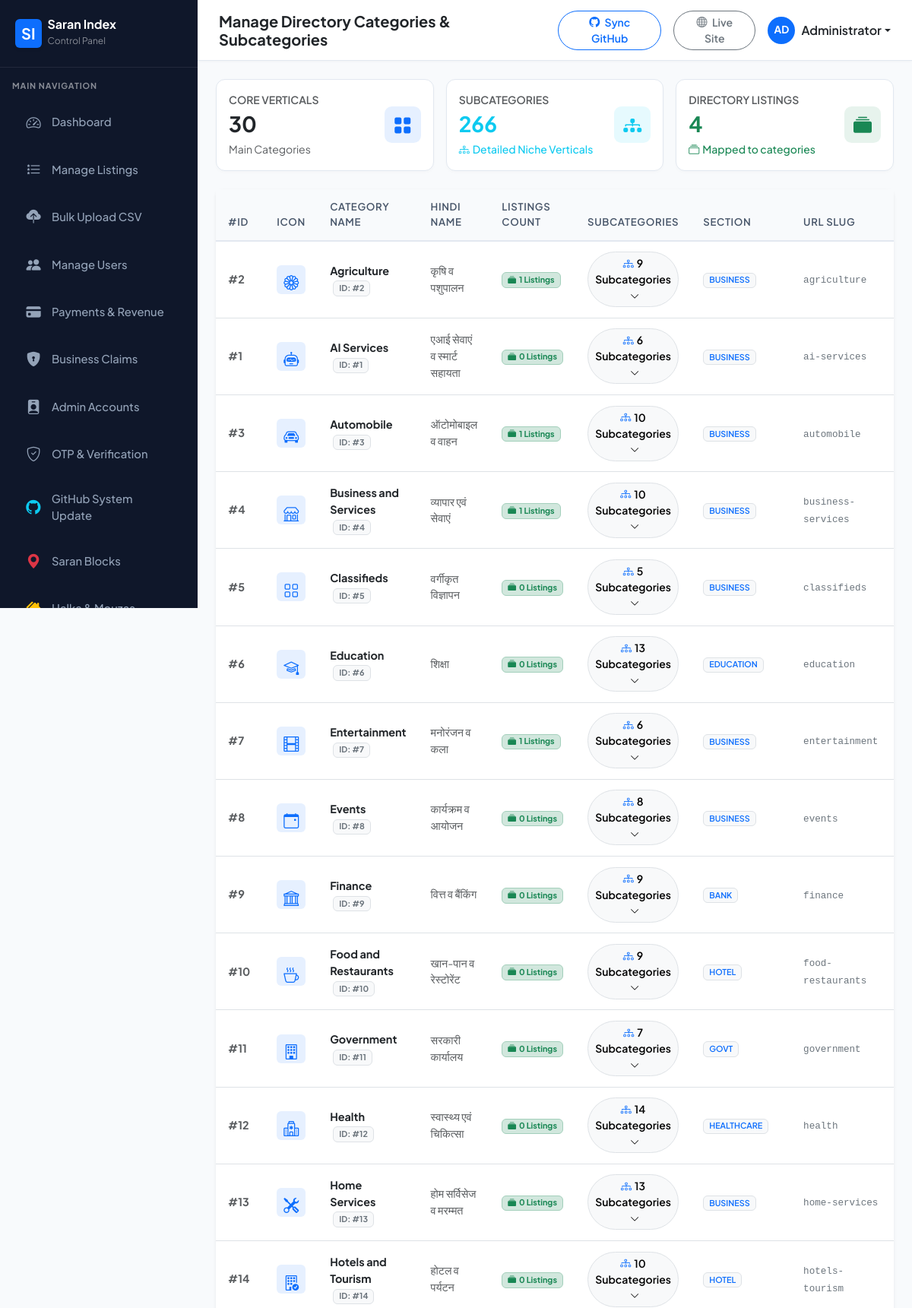
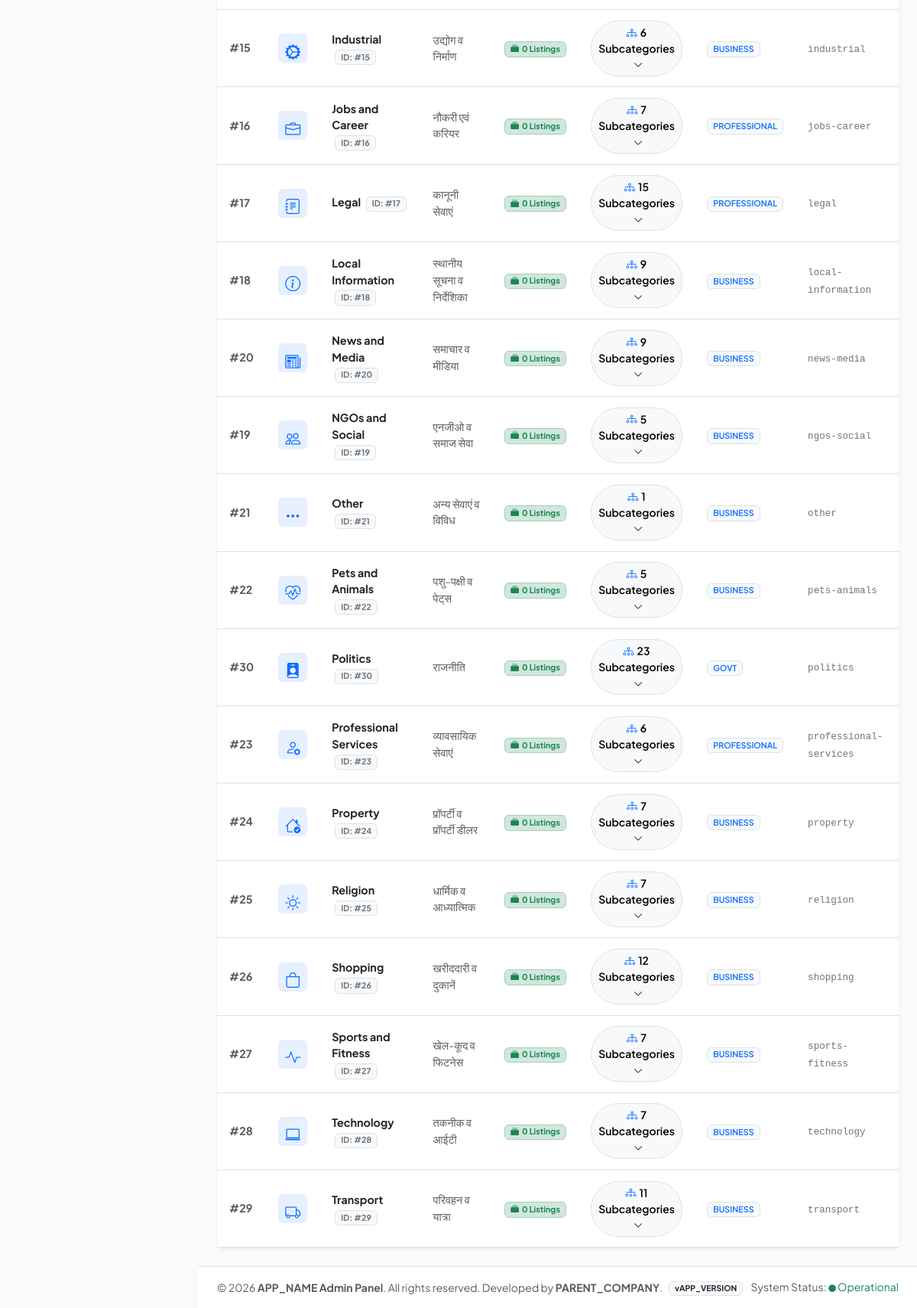
/admin/categories.php (signed in), run on the app's committed database (2 pictures, top to bottom).
### tables this page shows
CREATE TABLE IF NOT EXISTS `categories` (
    `id` INT AUTO_INCREMENT PRIMARY KEY,
    `name` VARCHAR(100) NOT NULL,
    `hindi_name` VARCHAR(100),
    `icon` VARCHAR(100),
    `slug` VARCHAR(100) UNIQUE,
    `section` ENUM('BUSINESS','PROFESSIONAL','GOVT','EDUCATION','HEALTHCARE','EMERGENCY','BANK','HOTEL') DEFAULT 'BUSINESS',
    `status` ENUM('ACTIVE','INACTIVE') DEFAULT 'ACTIVE'
);

### includes/functions.php (called while the page is built, shortened)
<?php
function sanitizeInput($data) {
    return htmlspecialchars(trim((string)$data), ENT_QUOTES, 'UTF-8');
}
function getAllSubcategories() {
    $db = getDB();
    if ($db) {
        try {
            $stmt = $db->query("SELECT s.*, c.name as category_name, c.slug as category_slug, COUNT(l.id) as listing_count
                                FROM subcategories s
                                LEFT JOIN categories c ON s.category_id = c.id
                                LEFT JOIN listings l ON s.id = l.subcategory_id
                                GROUP BY s.id
                                ORDER BY c.name ASC, CASE WHEN s.type = 'PROFESSIONAL' THEN 1 ELSE 2 END ASC, s.name ASC");
            return $stmt->fetchAll();
        } catch (PDOException $e) {}
    }
    return [];
}
function getAllAdminCategories() {
    $db = getDB();
    if ($db) {
        try {
            $stmt = $db->query("SELECT c.*, COUNT(l.id) as listing_count
                                FROM categories c
                                LEFT JOIN listings l ON c.id = l.category_id
                                GROUP BY c.id
                                ORDER BY c.name ASC");
            return $stmt->fetchAll();
        } catch (PDOException $e) {}
    }
    return [];
}

### admin/categories.php (the view, shortened to what this page needs)
<?php
$header_title = "Manage Directory Categories & Subcategories";
require_once __DIR__ . '/includes/header.php';
$categories = getAllAdminCategories();
$all_subcategories = getAllSubcategories();
$sub_by_cat = [];
foreach ($all_subcategories as $sub) {
    $sub_by_cat[$sub['category_id']][] = $sub;
}
?>
<div class="row g-3 mb-4">
    <div class="col-12 col-sm-4">
        <div class="stat-card p-3">
            <div class="d-flex align-items-center justify-content-between">
                <div>
                    <div class="text-muted small fw-semibold text-uppercase">Core Verticals</div>
                    <h3 class="fw-bold text-dark my-1"><?php echo number_format(count($categories)); ?></h3>
                    <small class="text-muted">Main Categories</small>
                </div>
                <div class="stat-icon bg-primary bg-opacity-10 text-primary">
                    <i class="bi bi-grid-fill"></i>
                </div>
            </div>
        </div>
    </div>
    <div class="col-12 col-sm-4">
        <div class="stat-card p-3">
            <div class="d-flex align-items-center justify-content-between">
                <div>
                    <div class="text-muted small fw-semibold text-uppercase">Subcategories</div>
                    <h3 class="fw-bold text-info my-1"><?php echo number_format(count($all_subcategories)); ?></h3>
                    <small class="text-info fw-medium"><i class="bi bi-diagram-3 me-1"></i>Detailed Niche Verticals</small>
                </div>
                <div class="stat-icon bg-info bg-opacity-10 text-info">
                    <i class="bi bi-diagram-3-fill"></i>
                </div>
            </div>
        </div>
    </div>
    <div class="col-12 col-sm-4">
        <div class="stat-card p-3">
            <div class="d-flex align-items-center justify-content-between">
                <div>
                    <div class="text-muted small fw-semibold text-uppercase">Directory Listings</div>
                    <h3 class="fw-bold text-success my-1"><?php echo number_format(array_sum(array_column($categories, 'listing_count'))); ?></h3>
                    <small class="text-success fw-medium"><i class="bi bi-collection me-1"></i>Mapped to categories</small>
                </div>
                <div class="stat-icon bg-success bg-opacity-10 text-success">
                    <i class="bi bi-collection-fill"></i>
                </div>
            </div>
        </div>
    </div>
</div>
<div class="card border-0 shadow-sm rounded-3">
    <div class="table-responsive">
        <table class="table table-hover table-custom align-middle mb-0">
            <thead>
                <tr>
                    <th style="width: 60px;">#ID</th>
                    <th style="width: 50px;">Icon</th>
                    <th>Category Name</th>
                    <th>Hindi Name</th>
                    <th>Listings Count</th>
                    <th>Subcategories</th>
                    <th>Section</th>
                    <th>URL Slug</th>
                    <th class="text-end">Actions</th>
                </tr>
            </thead>
            <tbody>
                <?php foreach ($categories as $cat):
                    $subs = $sub_by_cat[$cat['id']] ?? [];
                    $sub_count = count($subs);
                    $cat_listings = intval($cat['listing_count'] ?? 0);
                ?>
                    <tr>
                        <td class="fw-bold text-muted">#<?php echo $cat['id']; ?></td>
                        <td>
                            <div class="bg-primary bg-opacity-10 text-primary rounded-2 p-2 text-center" style="width: 38px; height: 38px;">
                                <i class="bi <?php echo sanitizeInput($cat['icon']); ?> fs-5"></i>
                            </div>
                        </td>
                        <td class="fw-bold text-dark">
                            <?php echo sanitizeInput($cat['name']); ?>
                            <span class="badge bg-light text-secondary border small ms-1" title="Category ID">ID: #<?php echo $cat['id']; ?></span>
                        </td>
                        <td class="text-muted"><?php echo sanitizeInput($cat['hindi_name'] ?? ''); ?></td>
                        <td>
                            <a href="listings.php?category=<?php echo $cat['id']; ?>&search=<?php echo urlencode($cat['name']); ?>" class="badge bg-success-subtle text-success border border-success-subtle fw-bold px-2.5 py-1.5 text-decoration-none" title="Click to view all listings in <?php echo sanitizeInput($cat['name']); ?>">
                                <i class="bi bi-collection-fill me-1"></i><?php echo number_format($cat_listings); ?> Listings
                            </a>
                        </td>
                        <td>
                            <button class="btn btn-sm btn-light border rounded-pill fw-semibold" type="button" data-bs-toggle="collapse" data-bs-target="#subs-cat-<?php echo $cat['id']; ?>">
                                <i class="bi bi-diagram-3 text-primary me-1"></i><?php echo $sub_count; ?> Subcategories <i class="bi bi-chevron-down ms-1 small"></i>
                            </button>
                        </td>
                        <td><span class="badge bg-light text-primary border fw-semibold"><?php echo sanitizeInput($cat['section'] ?? 'BUSINESS'); ?></span></td>
                        <td><code class="small text-secondary"><?php echo sanitizeInput($cat['slug']); ?></code></td>
                        <td class="text-end">
                        </td>
                    </tr>
                <?php endforeach; ?>
            </tbody>
        </table>
    </div>
</div>
<?php require_once __DIR__ . '/includes/footer.php'; ?>

### admin/includes/header.php (shortened to what this page needs)
<?php
$current_page = basename($_SERVER['PHP_SELF']);
$admin_name = $_SESSION['admin_full_name'] ?? 'Administrator';
?>
<!DOCTYPE html>
<html lang="en">
<head>
    <link href="https://cdn.jsdelivr.net/npm/bootstrap@5.3.3/dist/css/bootstrap.min.css" rel="stylesheet">
    <link href="https://cdn.jsdelivr.net/npm/bootstrap-icons@1.11.3/font/bootstrap-icons.min.css" rel="stylesheet">
</head>
<body>
<aside id="admin-sidebar">
    <div class="sidebar-brand d-flex align-items-center justify-content-between">
        <a href="index.php" class="d-flex align-items-center text-white text-decoration-none">
            <span class="bg-primary text-white fw-bold rounded-2 px-2 py-1 me-2 shadow-sm fs-5">SI</span>
            <div>
                <div class="fw-bold fs-6 lh-1">Saran Index</div>
                <small class="text-white-50" style="font-size: 0.75rem;">Control Panel</small>
            </div>
        </a>
    </div>
    <div class="py-3">
        <div class="px-3 mb-2 text-uppercase text-white-50 fw-bold" style="font-size: 0.68rem; letter-spacing: 0.08em;">Main Navigation</div>
        <ul class="nav flex-column">
            <li class="nav-item">
                <a class="nav-link <?php echo $current_page === 'index.php' ? 'active' : ''; ?>" href="index.php">
                    <i class="bi bi-speedometer2"></i> Dashboard
                </a>
            </li>
            <li class="nav-item">
                <a class="nav-link <?php echo ($current_page === 'listings.php' || $current_page === 'listing_edit.php') ? 'active' : ''; ?>" href="listings.php">
                    <i class="bi bi-list-stars"></i> Manage Listings
                </a>
            </li>
            <li class="nav-item">
                <a class="nav-link <?php echo $current_page === 'bulk_upload.php' ? 'active' : ''; ?>" href="bulk_upload.php">
                    <i class="bi bi-cloud-upload-fill"></i> Bulk Upload CSV
                </a>
            </li>
            <li class="nav-item">
                <a class="nav-link <?php echo ($current_page === 'users.php' || $current_page === 'users_bulk_upload.php') ? 'active' : ''; ?>" href="users.php">
                    <i class="bi bi-people-fill"></i> Manage Users
                </a>
            </li>
            <li class="nav-item">
                <a class="nav-link <?php echo $current_page === 'payments.php' ? 'active' : ''; ?>" href="payments.php">
                    <i class="bi bi-credit-card-fill"></i> Payments & Revenue
                </a>
            </li>
            <li class="nav-item">
                <a class="nav-link <?php echo $current_page === 'claims.php' ? 'active' : ''; ?>" href="claims.php">
                    <i class="bi bi-shield-lock-fill"></i> Business Claims
                </a>
            </li>
            <li class="nav-item">
                <a class="nav-link <?php echo $current_page === 'admins.php' ? 'active' : ''; ?>" href="admins.php">
                    <i class="bi bi-person-badge-fill"></i> Admin Accounts
                </a>
            </li>
            <li class="nav-item">
                <a class="nav-link <?php echo $current_page === 'verification_settings.php' ? 'active' : ''; ?>" href="verification_settings.php">
                    <i class="bi bi-shield-check"></i> OTP & Verification
                </a>
            </li>
            <li class="nav-item">
                <a class="nav-link <?php echo $current_page === 'system_update.php' ? 'active' : ''; ?>" href="system_update.php">
                    <i class="bi bi-github text-info"></i> GitHub System Update
                </a>
            </li>
            <li class="nav-item">
                <a class="nav-link <?php echo $current_page === 'blocks.php' ? 'active' : ''; ?>" href="blocks.php">
                    <i class="bi bi-geo-alt-fill text-danger"></i> Saran Blocks
                </a>
            </li>
            <li class="nav-item">
                <a class="nav-link <?php echo $current_page === 'halka.php' ? 'active' : ''; ?>" href="halka.php">
                    <i class="bi bi-houses-fill text-warning"></i> Halka & Mouzas
                </a>
            </li>
        </ul>
    </div>
</aside>
<div id="admin-main">
    <header class="admin-header d-flex align-items-center justify-content-between">
        <div class="d-flex align-items-center">
            <h5 class="mb-0 fw-bold text-dark"><?php echo isset($header_title) ? sanitizeInput($header_title) : 'Dashboard Overview'; ?></h5>
        </div>
        <div class="d-flex align-items-center gap-3">
            <a href="system_update.php" class="btn btn-outline-primary btn-sm rounded-pill px-3 fw-semibold">
                <i class="bi bi-github me-1"></i> Sync GitHub
            </a>
            <a href="../index.php" target="_blank" class="btn btn-outline-secondary btn-sm rounded-pill px-3 fw-semibold">
                <i class="bi bi-globe me-1"></i> Live Site
            </a>
            <div class="dropdown">
                <a href="#" class="d-flex align-items-center text-dark text-decoration-none dropdown-toggle fw-semibold" id="adminUserDropdown" data-bs-toggle="dropdown" aria-expanded="false">
                    <div class="bg-primary text-white rounded-circle d-flex align-items-center justify-content-center me-2 fw-bold" style="width: 36px; height: 36px; font-size: 0.85rem;">
                        <?php echo strtoupper(substr($admin_name, 0, 2)); ?>
                    </div>
                    <span class="d-none d-md-inline"><?php echo sanitizeInput($admin_name); ?></span>
                </a>
            </div>
        </div>
    </header>
    <main class="p-4 flex-grow-1">

### admin/includes/footer.php (shortened to what this page needs)
    </main>
    <footer class="bg-white border-top py-3 px-4 text-center text-md-start">
        <div class="d-flex flex-column flex-md-row align-items-center justify-content-between text-muted small">
            <div>
                &copy; <?php echo date('Y'); ?> <strong><?php echo APP_NAME; ?> Admin Panel</strong>. All rights reserved. Developed by <strong><?php echo PARENT_COMPANY; ?></strong>.
            </div>
            <div class="mt-2 mt-md-0">
                <span class="badge bg-light text-dark border me-2">v<?php echo APP_VERSION; ?></span>
                <span>System Status: <span class="text-success font-weight-bold"><i class="bi bi-circle-fill" style="font-size: 0.6rem;"></i> Operational</span></span>
            </div>
        </div>
    </footer>
</div>
</body>
</html>

### admin/includes/header.php (style rules this page uses)
:root { --admin-sidebar-width: 260px; --admin-primary: #0F172A; --admin-accent: #2563EB; --admin-accent-hover: #1D4ED8; --admin-bg: #F8FAFC; }
body { font-family: 'Plus Jakarta Sans', system-ui, -apple-system, sans-serif; background-color: var(--admin-bg); color: #334155; min-height: 100vh; }
#admin-sidebar { width: var(--admin-sidebar-width); height: 100vh; position: fixed; top: 0; left: 0; background: #0F172A; color: #94A3B8; z-index: 1000; transition: all 0.3s ease; overflow-y: auto; }
#admin-sidebar .sidebar-brand { padding: 1.5rem 1.25rem; border-bottom: 1px solid rgba(255, 255, 255, 0.08); }
#admin-sidebar .nav-link { color: #94A3B8; padding: 0.8rem 1.25rem; border-radius: 0.5rem; margin: 0.25rem 0.75rem; font-weight: 500; font-size: 0.925rem; display: flex; align-items: center; transition: all 0.2s ease; }
#admin-sidebar .nav-link i { font-size: 1.2rem; margin-right: 0.75rem; width: 24px; text-align: center; }
#admin-main { margin-left: var(--admin-sidebar-width); min-height: 100vh; display: flex; flex-direction: column; }
.admin-header { background: #FFFFFF; border-bottom: 1px solid #E2E8F0; padding: 0.85rem 1.75rem; position: sticky; top: 0; z-index: 999; box-shadow: 0 1px 3px rgba(0,0,0,0.03); }
.stat-card { border: 1px solid #E2E8F0; border-radius: 0.75rem; background: #FFFFFF; box-shadow: 0 2px 4px rgba(0,0,0,0.02); transition: transform 0.2s ease, box-shadow 0.2s ease; }
.stat-icon { width: 48px; height: 48px; border-radius: 0.6rem; display: flex; align-items: center; justify-content: center; font-size: 1.5rem; }
.table-custom th { background-color: #F8FAFC; color: #475569; font-weight: 600; font-size: 0.825rem; text-transform: uppercase; letter-spacing: 0.05em; padding: 0.85rem 1rem; border-bottom: 2px solid #E2E8F0; }
.table-custom td { padding: 0.85rem 1rem; vertical-align: middle; font-size: 0.9rem; }

### data on the page
categories: id "2", name "Agriculture", hindi_name "कृषि व पशुपालन", cat_listings "1", id "9", section "BUSINESS", slug "agriculture"
categories: id "1", name "AI Services", hindi_name "एआई सेवाएं व स्मार्ट सहायता", cat_listings "0", id "6", section "BUSINESS", slug "ai-services"
categories: id "3", name "Automobile", hindi_name "ऑटोमोबाइल व वाहन", cat_listings "1", id "10", section "BUSINESS", slug "automobile"
categories: id "4", name "Business and Services", hindi_name "व्यापार एवं सेवाएं", cat_listings "1", id "10", section "BUSINESS", slug "business-services"
categories: id "5", name "Classifieds", hindi_name "वर्गीकृत विज्ञापन", cat_listings "0", section "BUSINESS", slug "classifieds"
categories: id "6", name "Education", hindi_name "शिक्षा", cat_listings "0", id "13", section "EDUCATION", slug "education"
categories: id "7", name "Entertainment", hindi_name "मनोरंजन व कला", cat_listings "1", id "6", section "BUSINESS", slug "entertainment"
categories: id "8", name "Events", hindi_name "कार्यक्रम व आयोजन", cat_listings "0", section "BUSINESS", slug "events"
categories: id "9", name "Finance", hindi_name "वित्त व बैंकिंग", cat_listings "0", section "BANK", slug "finance"
categories: id "10", name "Food and Restaurants", hindi_name "खान-पान व रेस्टोरेंट", cat_listings "0", id "9", section "HOTEL", slug "food-restaurants"
categories: id "11", name "Government", hindi_name "सरकारी कार्यालय", cat_listings "0", id "7", section "GOVT", slug "government"
categories: id "12", name "Health", hindi_name "स्वास्थ्य एवं चिकित्सा", cat_listings "0", id "14", section "HEALTHCARE", slug "health"
categories: id "13", name "Home Services", hindi_name "होम सर्विसेज व मरम्मत", cat_listings "0", section "BUSINESS", slug "home-services"
categories: id "14", name "Hotels and Tourism", hindi_name "होटल व पर्यटन", cat_listings "0", id "10", section "HOTEL", slug "hotels-tourism"
categories: id "15", name "Industrial", hindi_name "उद्योग व निर्माण", cat_listings "0", id "6", section "BUSINESS", slug "industrial"
categories: id "16", name "Jobs and Career", hindi_name "नौकरी एवं करियर", cat_listings "0", id "7", section "PROFESSIONAL", slug "jobs-career"
categories: id "17", name "Legal", hindi_name "कानूनी सेवाएं", cat_listings "0", id "15", section "PROFESSIONAL", slug "legal"
categories: id "18", name "Local Information", hindi_name "स्थानीय सूचना व निर्देशिका", cat_listings "0", id "9", section "BUSINESS", slug "local-information"
categories: id "20", name "News and Media", hindi_name "समाचार व मीडिया", cat_listings "0", id "9", section "BUSINESS", slug "news-media"
categories: id "19", name "NGOs and Social", hindi_name "एनजीओ व समाज सेवा", cat_listings "0", id "5", section "BUSINESS", slug "ngos-social"
categories: id "21", name "Other", hindi_name "अन्य सेवाएं व विविध", cat_listings "0", id "1", section "BUSINESS", slug "other"
categories: id "22", name "Pets and Animals", hindi_name "पशु-पक्षी व पेट्स", cat_listings "0", id "5", section "BUSINESS", slug "pets-animals"
categories: id "30", name "Politics", hindi_name "राजनीति", cat_listings "0", id "23", section "GOVT", slug "politics"
categories: id "23", name "Professional Services", hindi_name "व्यावसायिक सेवाएं", cat_listings "0", id "6"

### other printed values
sanitizeInput($header_title) "Manage Directory Categories & Subcategories"
substr($admin_name, 0, 2) "AD"
sanitizeInput($admin_name) "Administrator"
count($categories) "30"
count($all_subcategories) "266"
array_sum(array_column($categories, 'listing_count')) "4"
